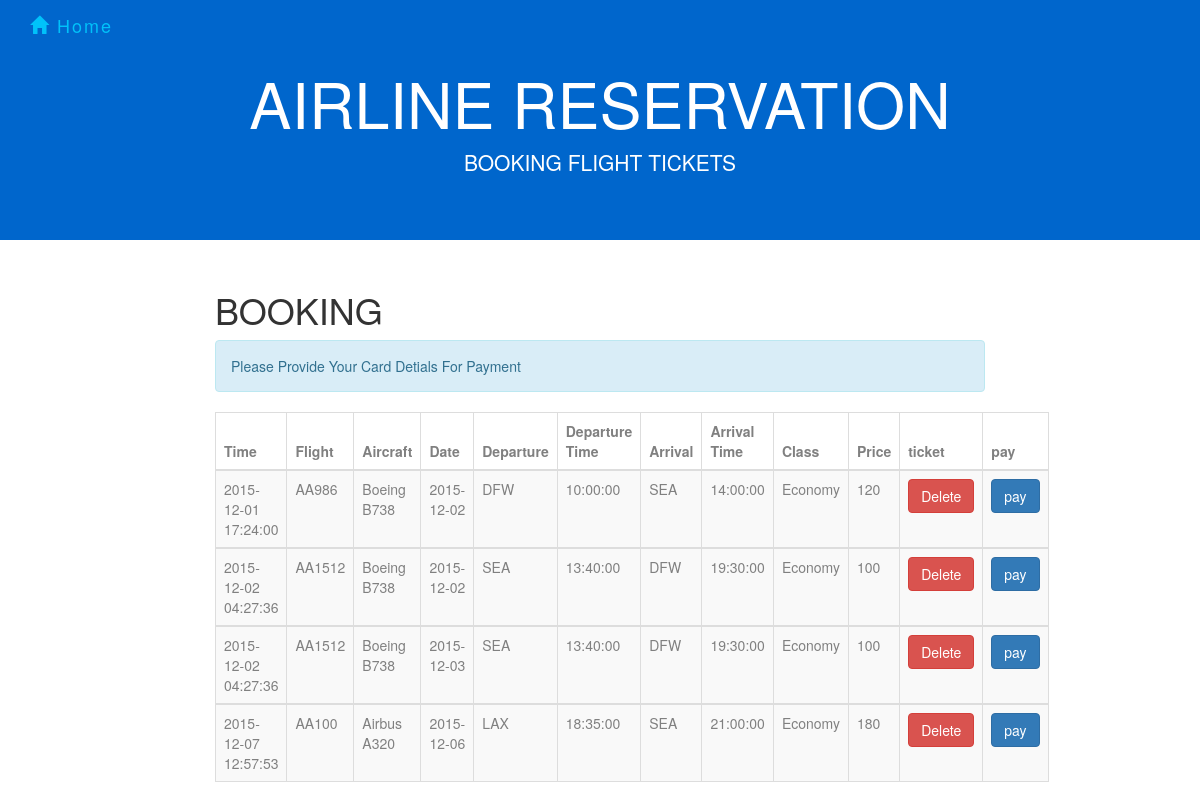
The app's page /cartshow.php (signed in) with its own data.
### tables this page shows
CREATE TABLE `flight` (
  `number` varchar(20) NOT NULL,
  `airplane_id` varchar(10) NOT NULL,
  `departure` varchar(10) NOT NULL,
  `d_time` time NOT NULL,
  `arrival` varchar(10) NOT NULL,
  `a_time` time NOT NULL,
  PRIMARY KEY (`number`),
  KEY `code_idx` (`departure`,`arrival`),
  KEY `airplaneid_idx` (`airplane_id`),
  KEY `arrival_idx` (`arrival`),
  CONSTRAINT `airplaneid` FOREIGN KEY (`airplane_id`) REFERENCES `airplane` (`ID`) ON DELETE CASCADE ON UPDATE CASCADE,
  CONSTRAINT `arrival` FOREIGN KEY (`arrival`) REFERENCES `airport` (`code`) ON DELETE CASCADE ON UPDATE CASCADE,
  CONSTRAINT `departure` FOREIGN KEY (`departure`) REFERENCES `airport` (`code`) ON DELETE CASCADE ON UPDATE CASCADE
);

CREATE TABLE `book` (
  `ID` int(11) NOT NULL AUTO_INCREMENT,
  `time` datetime NOT NULL,
  `date` date NOT NULL,
  `flightno` varchar(10) NOT NULL,
  `username` varchar(45) NOT NULL,
  `classtype` varchar(20) NOT NULL,
  `paid` int(1) DEFAULT '0',
  PRIMARY KEY (`ID`,`flightno`),
  KEY `username_idx` (`username`),
  KEY `classname_idx` (`classtype`),
  KEY `flightno_idx` (`flightno`,`classtype`),
  CONSTRAINT `flightno` FOREIGN KEY (`flightno`, `classtype`) REFERENCES `class` (`number`, `name`) ON DELETE CASCADE ON UPDATE CASCADE,
  CONSTRAINT `username` FOREIGN KEY (`username`) REFERENCES `passanger` (`username`) ON DELETE NO ACTION ON UPDATE NO ACTION
);

CREATE TABLE `airplane` (
  `ID` varchar(10) NOT NULL,
  `type` varchar(10) NOT NULL,
  `company` varchar(20) NOT NULL,
  PRIMARY KEY (`ID`)
);

CREATE TABLE `class` (
  `number` varchar(10) NOT NULL,
  `name` varchar(20) NOT NULL,
  `capacity` int(11) NOT NULL,
  `price` float NOT NULL,
  PRIMARY KEY (`number`,`name`),
  KEY `number_idx` (`number`),
  CONSTRAINT `number` FOREIGN KEY (`number`) REFERENCES `flight` (`number`) ON DELETE CASCADE ON UPDATE CASCADE
);

### cartshow.php (the view, shortened to what this page needs)
<!DOCTYPE html>
<html>
<html lang="en">
<head>
    <link rel="stylesheet" href="http://maxcdn.bootstrapcdn.com/bootstrap/3.3.5/css/bootstrap.min.css">
    <link rel="stylesheet" href="forcompany.css">
    <link rel="stylesheet" href="homepage.css">
    <link rel="stylesheet" href="AdminSignin.css">
</head>
<body>
    <nav class="navbar navbar-default navbar-fixed-top">
        <div class="container">
            <div class="navbar-header">
                <a class="navbar-brand" href="homepage.html"><span class="glyphicon glyphicon-home"></span> Home</a>
            </div>
            <div class="collapse navbar-collapse" id="myNavbar">
            </div>
        </div>
    </nav>
<div class="jumbotron text-center">
        <h1>AIRLINE RESERVATION</h1>
        <p>BOOKING FLIGHT TICKETS</p>
</div>
<div class="container-fluid text-center">
  <div class="row content">
    <div class="col-sm-2 sidenav">
    </div>
    <div class="col-sm-8 text-left">
      <h1>BOOKING</h1>
<?php
include_once 'dbconnect2.php';
if(!isset($_SESSION['user'])){
    header("Location: customersignin.html");
}else{
    $user = $_SESSION['user'];
$sql = "SELECT FL.number AS FLnumber, company, type, B.ID AS bookid, time, B.date,  departure, d_time, arrival, a_time, C.name AS classname, capacity, price
            FROM flight FL,  class C, airplane AP , book B
            WHERE (FL.number = C.number) AND (B.flightno = c.number) AND (classtype = C.name) AND (FL.airplane_id = AP.ID)
            AND  B.username = '$user' AND paid = '0'
            ORDER BY time";
$result = mysqli_query($con,$sql);
$rowcount = mysqli_num_rows($result);
    if($rowcount == 0){
        echo "<div class='alert alert-info'><strong>No Records Found</strong></div>";
    }
    else{
    echo "<div class='alert alert-info'>Please Provide Your Card Detials For Payment</div>";
    echo "<table class='table table-bordered table-striped table-hover'>
          <thead>
          <tr>
            <th>Time</th>
            <th>Flight</th>
            <th>Aircraft</th>
            <th>Date</th>
            <th>Departure</th>
            <th>Departure Time</th>
            <th>Arrival</th>
            <th>Arrival Time</th>
            <th>Class</th>
            <th>Price</th>
            <th>ticket</th>
               <th>pay</th>
          </tr>
          </thead>";
    while($row = mysqli_fetch_array($result)) {
        echo "<tbody><tr>";
        echo "<td>" . $row['time'] . "</td>";
        echo "<td>" . $row['FLnumber'] . "</td>";
        echo "<td>" . $row['company']." ".$row['type']. "</td>";
        echo "<td>" . $row['date'] . "</td>";
        echo "<td>" . $row['departure'] . "</td>";
        echo "<td>" . $row['d_time'] . "</td>";
        echo "<td>" . $row['arrival'] . "</td>";
        echo "<td>" . $row['a_time'] . "</td>";
        echo "<td>" . $row['classname'] . "</td>";
        echo "<td>" . $row['price'] . "</td>"
        ;
            $seatreserved = "SELECT flightno, classtype, COUNT(*)
                        FROM book B
                        WHERE B.date = '".$row['date']."' AND B.flightno = '".$row['FLnumber']."'AND B.classtype ='".$row['classname']."' AND paid=1
                        GROUP BY flightno, classtype";
            $reserved = mysqli_query($con, $seatreserved);
            $reservedNumber = mysqli_fetch_array($reserved);
            $capacity = mysqli_query($con, "SELECT capacity FROM class C WHERE C.number='".$row['FLnumber']."' AND C.name= '".$row['classname']."'");
            $capacityNumber = mysqli_fetch_array($capacity);
            if(mysqli_num_rows($reserved)>0){
                $availableNumber = $capacityNumber['capacity'] - $reservedNumber['COUNT(*)'];
            }else{
                $availableNumber = $capacityNumber['capacity'];
            }
        if($availableNumber>0){
        echo '<td>
            <form action="cartdelete.php" method="post">
            <input type="hidden" name="bookid" value="'.$row['bookid'].'" >
            <button type="submit" class="btn btn-danger">Delete</button></div>
            </form>
            </td>';
            echo'<td>
            <form action="card.php" method="post">
                         <button type="submit" class="btn btn-primary">pay</button></div>
            </form>
            ';
        }else{
            echo "<td><button type='button' class='btn btn-warning' onclick='myFunction()'>No seat Available now</button></td>";
        }
        echo "</tr>";
    }
}
   }
?>
</body>
</html>

### forcompany.css (style rules this page uses)
.jumbotron { background-color: #0066cc; color: #ffffff; }
.navbar { margin-bottom: 0; background-color: #0066cc; border: 0; font-size: 18px !important; letter-spacing: 2px; opacity: 0.9; }
.navbar li a, .navbar .navbar-brand { color: #00ccff !important; }

### AdminSignin.css (style rules this page uses)
th { width: 50px; height: 10px; color: gray; }
td { color: gray; }

### records on screen
flight: book.time "2015-12-01 17:24:00", number "AA986", airplane.company "Boeing", airplane.type "B738", book.date "2015-12-02", departure "DFW", d_time "10:00:00", arrival "SEA", a_time "14:00:00", class.name "Economy", class.price "120"
flight: book.time "2015-12-02 04:27:36", number "AA1512", airplane.company "Boeing", airplane.type "B738", book.date "2015-12-02", departure "SEA", d_time "13:40:00", arrival "DFW", a_time "19:30:00", class.name "Economy", class.price "100", book.date "2015-12-03"
flight: book.time "2015-12-07 12:57:53", number "AA100", airplane.company "Airbus", airplane.type "A320", book.date "2015-12-06", departure "LAX", d_time "18:35:00", arrival "SEA", a_time "21:00:00", class.name "Economy", class.price "180"
